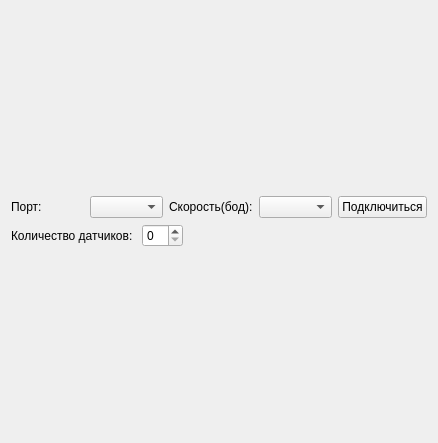
<?xml version="1.0" encoding="UTF-8"?>
<ui version="4.0">
 <class>Widget</class>
 <widget class="QWidget" name="Widget">
  <property name="geometry">
   <rect>
    <x>0</x>
    <y>0</y>
    <width>438</width>
    <height>443</height>
   </rect>
  </property>
  <property name="sizePolicy">
   <sizepolicy hsizetype="Expanding" vsizetype="Expanding">
    <horstretch>0</horstretch>
    <verstretch>0</verstretch>
   </sizepolicy>
  </property>
  <property name="windowTitle">
   <string>Arduino Reader</string>
  </property>
  <layout class="QGridLayout" name="gridLayout">
   <item row="0" column="0">
    <layout class="QVBoxLayout" name="verticalLayout_2">
     <item>
      <layout class="QHBoxLayout" name="horizontalLayout">
       <item>
        <widget class="QLabel" name="label">
         <property name="text">
          <string>Порт:</string>
         </property>
        </widget>
       </item>
       <item>
        <widget class="QComboBox" name="comboBox"/>
       </item>
       <item>
        <widget class="QLabel" name="label_2">
         <property name="text">
          <string>Скорость(бод):</string>
         </property>
        </widget>
       </item>
       <item>
        <widget class="QComboBox" name="boudRateCombo"/>
       </item>
       <item>
        <widget class="QPushButton" name="connectButton">
         <property name="text">
          <string>Подключиться</string>
         </property>
        </widget>
       </item>
      </layout>
     </item>
     <item>
      <layout class="QHBoxLayout" name="horizontalLayout_2">
       <item>
        <widget class="QLabel" name="label_3">
         <property name="text">
          <string>Количество датчиков: </string>
         </property>
        </widget>
       </item>
       <item>
        <widget class="QSpinBox" name="quantityCharts"/>
       </item>
       <item>
        <spacer name="horizontalSpacer">
         <property name="orientation">
          <enum>Qt::Horizontal</enum>
         </property>
         <property name="sizeHint" stdset="0">
          <size>
           <width>40</width>
           <height>20</height>
          </size>
         </property>
        </spacer>
       </item>
      </layout>
     </item>
    </layout>
   </item>
   <item row="1" column="0">
    <layout class="QGridLayout" name="chartsLayout"/>
   </item>
  </layout>
 </widget>
 <resources/>
 <connections/>
</ui>
